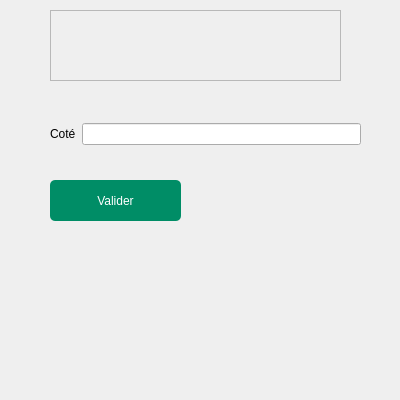
<?xml version="1.0" encoding="UTF-8"?>
<ui version="4.0">
 <class>Carre_Dialog</class>
 <widget class="QDialog" name="Carre_Dialog">
  <property name="geometry">
   <rect>
    <x>0</x>
    <y>0</y>
    <width>400</width>
    <height>400</height>
   </rect>
  </property>
  <property name="minimumSize">
   <size>
    <width>400</width>
    <height>400</height>
   </size>
  </property>
  <property name="maximumSize">
   <size>
    <width>400</width>
    <height>400</height>
   </size>
  </property>
  <property name="windowTitle">
   <string>Surface du carre</string>
  </property>
  <property name="modal">
   <bool>true</bool>
  </property>
  <widget class="QTextEdit" name="resultat">
   <property name="enabled">
    <bool>false</bool>
   </property>
   <property name="geometry">
    <rect>
     <x>50</x>
     <y>10</y>
     <width>291</width>
     <height>71</height>
    </rect>
   </property>
   <property name="font">
    <font>
     <family>Roboto Black</family>
     <pointsize>18</pointsize>
     <weight>75</weight>
     <bold>true</bold>
    </font>
   </property>
  </widget>
  <widget class="QPushButton" name="btn_valider">
   <property name="geometry">
    <rect>
     <x>50</x>
     <y>180</y>
     <width>131</width>
     <height>41</height>
    </rect>
   </property>
   <property name="styleSheet">
    <string notr="true">background-color: rgb(0, 141, 102);
color: rgb(255, 255, 255);
border-radius:5px;</string>
   </property>
   <property name="text">
    <string>Valider</string>
   </property>
  </widget>
  <widget class="QWidget" name="layoutWidget">
   <property name="geometry">
    <rect>
     <x>50</x>
     <y>120</y>
     <width>311</width>
     <height>28</height>
    </rect>
   </property>
   <layout class="QHBoxLayout" name="horizontalLayout">
    <item>
     <widget class="QLabel" name="label">
      <property name="text">
       <string>Coté</string>
      </property>
     </widget>
    </item>
    <item>
     <widget class="QLineEdit" name="cote"/>
    </item>
   </layout>
  </widget>
 </widget>
 <resources/>
 <connections/>
</ui>
